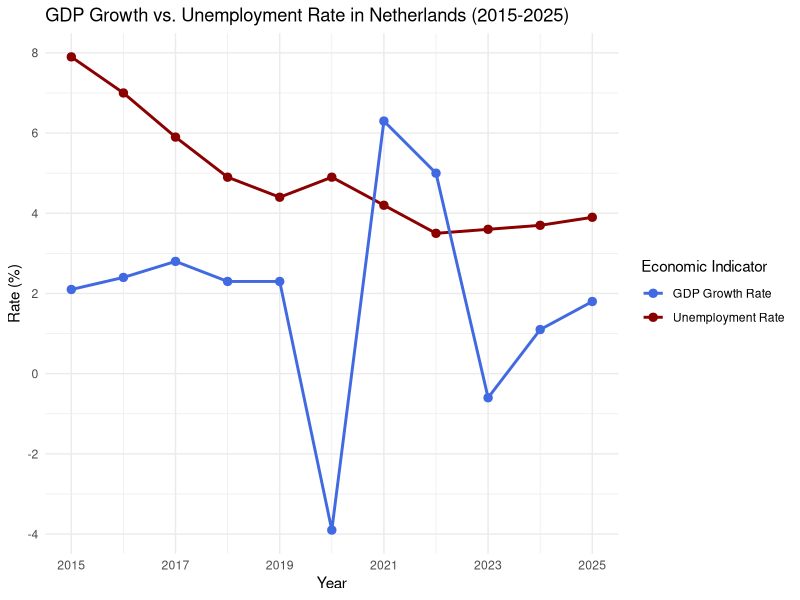
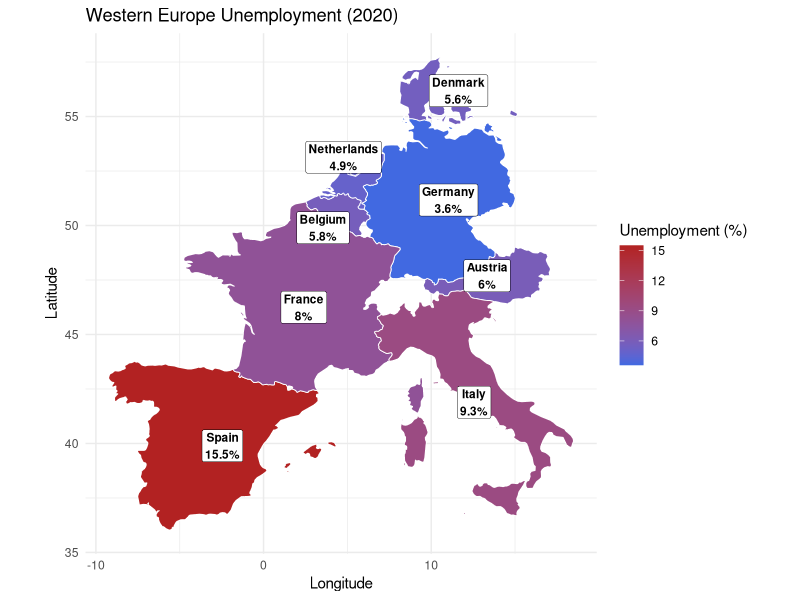
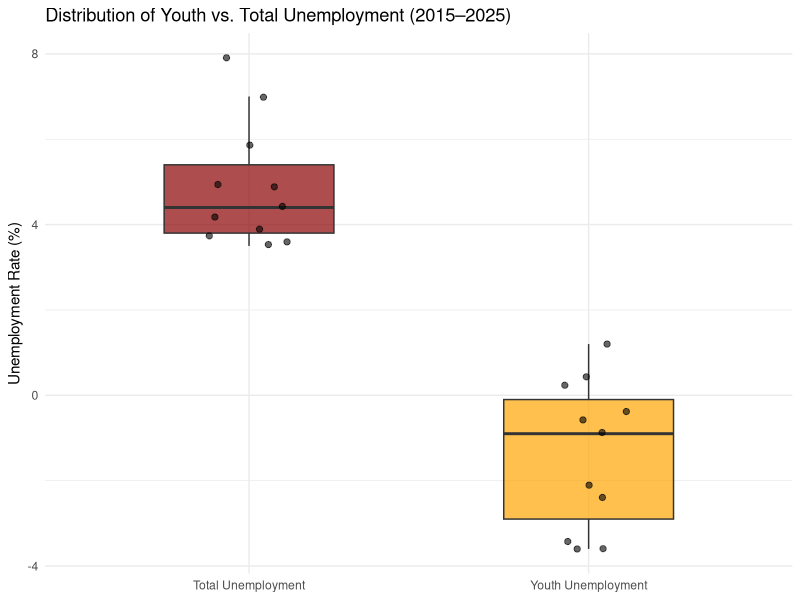
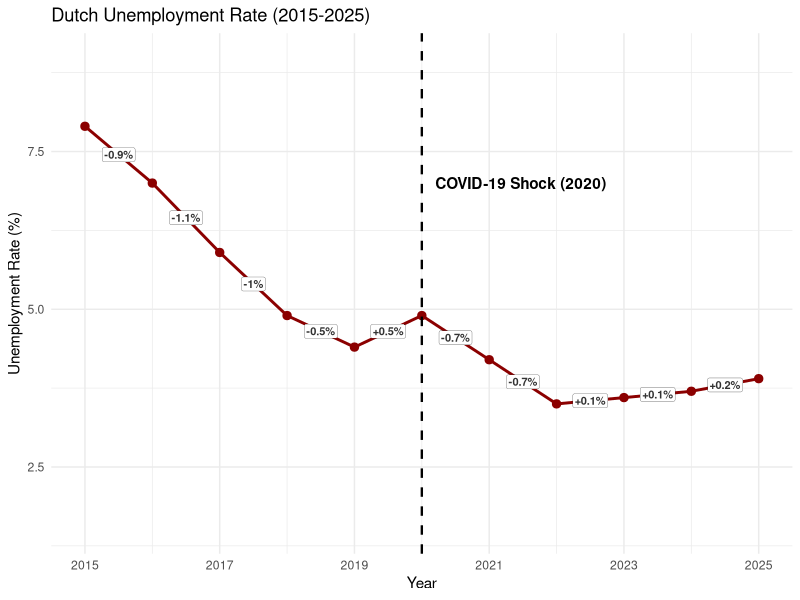

These charts were generated, in order, by the following R code:
## ---- chunk 1
library(tidyverse)
library(maps)

# Load data
gdp_data           <- read_csv("data/raw_gdp.csv")
unemployment_sex   <- read_csv("data/raw_unemployment_sex.csv")
unemployment_youth <- read_csv("data/raw_unemployment_youth.csv")

# Clean data
gdp_clean <- gdp_data %>% 
  filter(geo == "Netherlands") %>%
  select(TIME_PERIOD, OBS_VALUE) %>%
  rename(Year = TIME_PERIOD, GDP_Growth = OBS_VALUE) %>%
  filter(!is.na(GDP_Growth))

unemp_clean <- unemployment_sex %>% 
  filter(geo == "Netherlands") %>%
  select(TIME_PERIOD, OBS_VALUE) %>%
  rename(Year = TIME_PERIOD, Unemp_Rate = OBS_VALUE) %>%
  mutate(Unemp_Rate = ifelse(Unemp_Rate == -99, NA, Unemp_Rate)) %>%
  filter(!is.na(Unemp_Rate))

youth_clean <- unemployment_youth %>% 
  filter(geo == "Netherlands") %>%
  select(TIME_PERIOD, OBS_VALUE) %>%
  rename(Year = TIME_PERIOD, Youth_Unemp_Rate = OBS_VALUE) %>%
  mutate(Youth_Unemp_Rate = ifelse(Youth_Unemp_Rate == -99, NA, Youth_Unemp_Rate)) %>%
  filter(!is.na(Youth_Unemp_Rate))

# Merge and engineer variables
combined_data <- gdp_clean %>%
  left_join(unemp_clean, by = "Year") %>%
  left_join(youth_clean, by = "Year") %>%
  mutate(Youth_Vulnerability_Ratio = Youth_Unemp_Rate / Unemp_Rate)
## ---- chunk 2
ggplot(data = combined_data, aes(x = Year)) +
  geom_line(aes(y = Unemp_Rate, color = "Unemployment Rate"), linewidth = 1) +
  geom_point(aes(y = Unemp_Rate, color = "Unemployment Rate"), size = 2.5) +
  
  geom_line(aes(y = GDP_Growth, color = "GDP Growth Rate"), linewidth = 1) +
  geom_point(aes(y = GDP_Growth, color = "GDP Growth Rate"), size = 2.5) +
  
  scale_color_manual(values = c("Unemployment Rate" = "darkred", "GDP Growth Rate" = "royalblue")) +
  scale_x_continuous(breaks = seq(2015, 2025, by = 2)) +
  scale_y_continuous(breaks = seq(-4, 10, by = 2)) +
  theme_minimal() +
  labs(
    title = "GDP Growth vs. Unemployment Rate in Netherlands (2015-2025)",
    x = "Year",
    y = "Rate (%)",
    color = "Economic Indicator"
  )
## ---- chunk 3
europe_map <- map_data("world") %>%
  filter(region %in% c("Netherlands", "Germany", "Belgium", "France", "Italy", "Spain", "Austria", "Denmark"))

europe_unemp_2020 <- unemployment_sex %>%
  filter(TIME_PERIOD == 2020) %>%
  rename(region = geo) 

map_data_joined <- left_join(europe_map, europe_unemp_2020, by = "region")

country_labels <- map_data_joined %>%
  group_by(region) %>%
  summarise(
    long = mean(range(long)),
    lat = mean(range(lat)),
    Unemp_Rate = first(OBS_VALUE)
  ) %>%
  mutate(
    lat = case_when(
      region == "Netherlands" ~ lat + 1.0,
      region == "Belgium" ~ lat - 0.6,
      TRUE ~ lat
    ),
    long = case_when(
      region == "Netherlands" ~ long - 0.5,
      region == "Belgium" ~ long - 0.9,
      region == "Germany" ~ long + 0.6,
      TRUE ~ long
    )
  )

ggplot(map_data_joined, aes(x = long, y = lat, group = group, fill = OBS_VALUE)) +
  geom_polygon(color = "white", linewidth = 0.3) +
  scale_fill_gradient(low = "royalblue", high = "firebrick", na.value = "gray80", name = "Unemployment (%)") +
  
  geom_label(data = country_labels, 
             aes(x = long, y = lat, label = paste0(region, "\n", Unemp_Rate, "%")), 
             inherit.aes = FALSE, 
             fill = "white", color = "black", size = 3.0, fontface = "bold",
             label.padding = unit(0.2, "lines"), label.size = 0.15) +
             
  coord_fixed(1.3) +
  theme_minimal() +
  labs(title = "Western Europe Unemployment (2020)", x = "Longitude", y = "Latitude")
## ---- chunk 4
df_total <- unemp_clean %>%
  rename(Unemployment_Rate = 2) %>%
  mutate(Demographic_Group = "Total Unemployment")

df_youth <- youth_clean %>%
  filter(Year >= 2015 & Year <= 2025) %>%
  rename(Unemployment_Rate = 2) %>%
  mutate(Demographic_Group = "Youth Unemployment")

youth_data <- bind_rows(df_total, df_youth)

ggplot(data = youth_data, aes(x = Demographic_Group, y = Unemployment_Rate, fill = Demographic_Group)) +
  geom_boxplot(alpha = 0.7, width = 0.5, outlier.shape = NA) +
  geom_jitter(width = 0.12, size = 1.8, alpha = 0.6) +
  scale_fill_manual(values = c("Total Unemployment" = "darkred", "Youth Unemployment" = "orange")) +
  theme_minimal() +
  theme(legend.position = "none") +
  labs(
    title = "Distribution of Youth vs. Total Unemployment (2015–2025)",
    x = NULL,
    y = "Unemployment Rate (%)"
  )
## ---- chunk 5
temporal_changes <- combined_data %>%
  arrange(Year) %>%
  mutate(
    Ppt_Change = Unemp_Rate - lag(Unemp_Rate),
    x_mid = (Year + lag(Year)) / 2,
    y_mid = (Unemp_Rate + lag(Unemp_Rate)) / 2,
    Label_Text = ifelse(Ppt_Change > 0, 
                        paste0("+", round(Ppt_Change, 1), "%"), 
                        paste0(round(Ppt_Change, 1), "%"))
  ) %>%
  filter(!is.na(Ppt_Change))

ggplot(data = combined_data, aes(x = Year, y = Unemp_Rate)) +
  geom_line(color = "darkred", linewidth = 1) +
  geom_point(color = "darkred", size = 2.5) +
  geom_vline(xintercept = 2020, linetype = "dashed", color = "black", linewidth = 0.8) +
  annotate("text", x = 2020.2, y = 7, label = "COVID-19 Shock (2020)", hjust = 0, fontface = "bold") +
  
  geom_label(data = temporal_changes, 
             aes(x = x_mid, y = y_mid, label = Label_Text),
             fill = "white", color = "gray20", size = 2.8, fontface = "bold",
             label.padding = unit(0.15, "lines"), label.size = 0.1) +
             
  scale_x_continuous(breaks = seq(2015, 2025, by = 2)) +
  theme_minimal() +
  labs(title = "Dutch Unemployment Rate (2015-2025)", x = "Year", y = "Unemployment Rate (%)") +
  ylim(1.5, 9)
